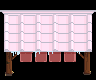

A level layout from a 2D game, rendered from its tile map. Below: a short description, then the map file with its tile-grid data intact:
An orthogonal 6x5 tile map with 16x16 px tiles, 1 tile layer (AlwaysFront).

<map version="1.10" tiledversion="1.11.2" orientation="orthogonal" renderorder="right-down" compressionlevel="0" width="6" height="5" tilewidth="16" tileheight="16" infinite="0" nextlayerid="8" nextobjectid="1">
 <tileset firstgid="1" source="master_canopies.tsx" /><layer id="4" name="AlwaysFront" width="6" height="5">
  <data encoding="csv">
913,914,915,916,917,918,
967,968,969,970,971,972,
1021,1022,1023,1024,1025,1026,
1075,1076,1077,1078,1079,1080,
1129,1130,1131,0,1133,1134
</data>
 </layer>
</map>
